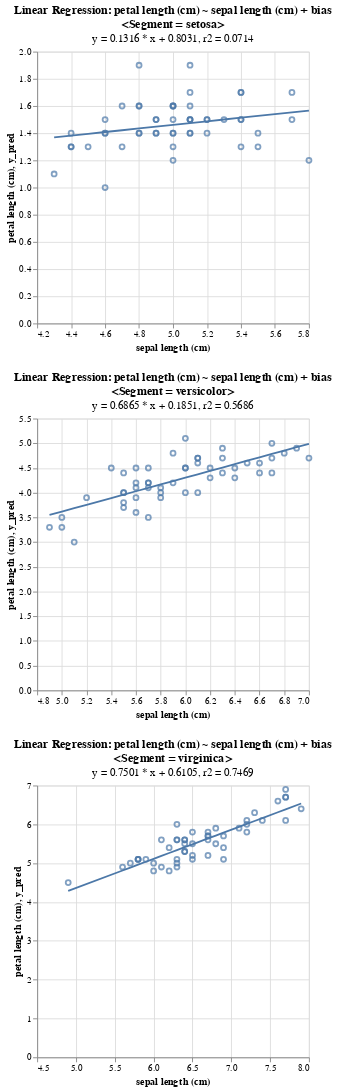

Here is the notebook cell this chart was saved with:
### Code cell
dia.plot_lin_reg(
    x = "sepal length (cm)", 
    target = "petal length (cm)", 
    add_bias=True,
    by = "species",
    # weights = "petal width (cm)" # Optional
)

### Figure 1 — Vega specification as saved in the notebook (floating-point values rounded to 4 significant figures)
{"$schema": "https://vega.github.io/schema/vega/v5.json", "data": [{"name": "source_0", "values": [{"petal length (cm)": 1.4, "sepal length (cm)": 5.1, "y_pred": 1.474}, {"petal length (cm)": 1.4, "sepal length (cm)": 4.9, "y_pred": 1.448}, {"petal length (cm)": 1.3, "sepal length (cm)": 4.7, "y_pred": 1.422}, {"petal length (cm)": 1.5, "sepal length (cm)": 4.6, "y_pred": 1.409}, {"petal length (cm)": 1.4, "sepal length (cm)": 5.0, "y_pred": 1.461}, {"petal length (cm)": 1.7, "sepal length (cm)": 5.4, "y_pred": 1.514}, {"petal length (cm)": 1.4, "sepal length (cm)": 4.6, "y_pred": 1.409}, {"petal length (cm)": 1.5, "sepal length (cm)": 5.0, "y_pred": 1.461}, {"petal length (cm)": 1.4, "sepal length (cm)": 4.4, "y_pred": 1.382}, {"petal length (cm)": 1.5, "sepal length (cm)": 4.9, "y_pred": 1.448}, {"petal length (cm)": 1.5, "sepal length (cm)": 5.4, "y_pred": 1.514}, {"petal length (cm)": 1.6, "sepal length (cm)": 4.8, "y_pred": 1.435}, {"petal length (cm)": 1.4, "sepal length (cm)": 4.8, "y_pred": 1.435}, {"petal length (cm)": 1.1, "sepal length (cm)": 4.3, "y_pred": 1.369}, {"petal length (cm)": 1.2, "sepal length (cm)": 5.8, "y_pred": 1.567}, {"petal length (cm)": 1.5, "sepal length (cm)": 5.7, "y_pred": 1.553}, {"petal length (cm)": 1.3, "sepal length (cm)": 5.4, "y_pred": 1.514}, {"petal length (cm)": 1.4, "sepal length (cm)": 5.1, "y_pred": 1.474}, {"petal length (cm)": 1.7, "sepal length (cm)": 5.7, "y_pred": 1.553}, {"petal length (cm)": 1.5, "sepal length (cm)": 5.1, "y_pred": 1.474}, {"petal length (cm)": 1.7, "sepal length (cm)": 5.4, "y_pred": 1.514}, {"petal length (cm)": 1.5, "sepal length (cm)": 5.1, "y_pred": 1.474}, {"petal length (cm)": 1.0, "sepal length (cm)": 4.6, "y_pred": 1.409}, {"petal length (cm)": 1.7, "sepal length (cm)": 5.1, "y_pred": 1.474}, {"petal length (cm)": 1.9, "sepal length (cm)": 4.8, "y_pred": 1.435}, {"petal length (cm)": 1.6, "sepal length (cm)": 5.0, "y_pred": 1.461}, {"petal length (cm)": 1.6, "sepal length (cm)": 5.0, "y_pred": 1.461}, {"petal length (cm)": 1.5, "sepal length (cm)": 5.2, "y_pred": 1.488}, {"petal length (cm)": 1.4, "sepal length (cm)": 5.2, "y_pred": 1.488}, {"petal length (cm)": 1.6, "sepal length (cm)": 4.7, "y_pred": 1.422}, {"petal length (cm)": 1.6, "sepal length (cm)": 4.8, "y_pred": 1.435}, {"petal length (cm)": 1.5, "sepal length (cm)": 5.4, "y_pred": 1.514}, {"petal length (cm)": 1.5, "sepal length (cm)": 5.2, "y_pred": 1.488}, {"petal length (cm)": 1.4, "sepal length (cm)": 5.5, "y_pred": 1.527}, {"petal length (cm)": 1.5, "sepal length (cm)": 4.9, "y_pred": 1.448}, {"petal length (cm)": 1.2, "sepal length (cm)": 5.0, "y_pred": 1.461}, {"petal length (cm)": 1.3, "sepal length (cm)": 5.5, "y_pred": 1.527}, {"petal length (cm)": 1.4, "sepal length (cm)": 4.9, "y_pred": 1.448}, {"petal length (cm)": 1.3, "sepal length (cm)": 4.4, "y_pred": 1.382}, {"petal length (cm)": 1.5, "sepal length (cm)": 5.1, "y_pred": 1.474}, {"petal length (cm)": 1.3, "sepal length (cm)": 5.0, "y_pred": 1.461}, {"petal length (cm)": 1.3, "sepal length (cm)": 4.5, "y_pred": 1.395}, {"petal length (cm)": 1.3, "sepal length (cm)": 4.4, "y_pred": 1.382}, {"petal length (cm)": 1.6, "sepal length (cm)": 5.0, "y_pred": 1.461}, {"petal length (cm)": 1.9, "sepal length (cm)": 5.1, "y_pred": 1.474}, {"petal length (cm)": 1.4, "sepal length (cm)": 4.8, "y_pred": 1.435}, {"petal length (cm)": 1.6, "sepal length (cm)": 5.1, "y_pred": 1.474}, {"petal length (cm)": 1.4, "sepal length (cm)": 4.6, "y_pred": 1.409}, {"petal length (cm)": 1.5, "sepal length (cm)": 5.3, "y_pred": 1.501}, {"petal length (cm)": 1.4, "sepal length (cm)": 5.0, "y_pred": 1.461}]}, {"name": "source_1", "values": [{"petal length (cm)": 4.7, "sepal length (cm)": 7.0, "y_pred": 4.99}, {"petal length (cm)": 4.5, "sepal length (cm)": 6.4, "y_pred": 4.579}, {"petal length (cm)": 4.9, "sepal length (cm)": 6.9, "y_pred": 4.922}, {"petal length (cm)": 4.0, "sepal length (cm)": 5.5, "y_pred": 3.961}, {"petal length (cm)": 4.6, "sepal length (cm)": 6.5, "y_pred": 4.647}, {"petal length (cm)": 4.5, "sepal length (cm)": 5.7, "y_pred": 4.098}, {"petal length (cm)": 4.7, "sepal length (cm)": 6.3, "y_pred": 4.51}, {"petal length (cm)": 3.3, "sepal length (cm)": 4.9, "y_pred": 3.549}, {"petal length (cm)": 4.6, "sepal length (cm)": 6.6, "y_pred": 4.716}, {"petal length (cm)": 3.9, "sepal length (cm)": 5.2, "y_pred": 3.755}, {"petal length (cm)": 3.5, "sepal length (cm)": 5.0, "y_pred": 3.617}, {"petal length (cm)": 4.2, "sepal length (cm)": 5.9, "y_pred": 4.235}, {"petal length (cm)": 4.0, "sepal length (cm)": 6.0, "y_pred": 4.304}, {"petal length (cm)": 4.7, "sepal length (cm)": 6.1, "y_pred": 4.373}, {"petal length (cm)": 3.6, "sepal length (cm)": 5.6, "y_pred": 4.029}, {"petal length (cm)": 4.4, "sepal length (cm)": 6.7, "y_pred": 4.784}, {"petal length (cm)": 4.5, "sepal length (cm)": 5.6, "y_pred": 4.029}, {"petal length (cm)": 4.1, "sepal length (cm)": 5.8, "y_pred": 4.167}, {"petal length (cm)": 4.5, "sepal length (cm)": 6.2, "y_pred": 4.441}, {"petal length (cm)": 3.9, "sepal length (cm)": 5.6, "y_pred": 4.029}, {"petal length (cm)": 4.8, "sepal length (cm)": 5.9, "y_pred": 4.235}, {"petal length (cm)": 4.0, "sepal length (cm)": 6.1, "y_pred": 4.373}, {"petal length (cm)": 4.9, "sepal length (cm)": 6.3, "y_pred": 4.51}, {"petal length (cm)": 4.7, "sepal length (cm)": 6.1, "y_pred": 4.373}, {"petal length (cm)": 4.3, "sepal length (cm)": 6.4, "y_pred": 4.579}, {"petal length (cm)": 4.4, "sepal length (cm)": 6.6, "y_pred": 4.716}, {"petal length (cm)": 4.8, "sepal length (cm)": 6.8, "y_pred": 4.853}, {"petal length (cm)": 5.0, "sepal length (cm)": 6.7, "y_pred": 4.784}, {"petal length (cm)": 4.5, "sepal length (cm)": 6.0, "y_pred": 4.304}, {"petal length (cm)": 3.5, "sepal length (cm)": 5.7, "y_pred": 4.098}, {"petal length (cm)": 3.8, "sepal length (cm)": 5.5, "y_pred": 3.961}, {"petal length (cm)": 3.7, "sepal length (cm)": 5.5, "y_pred": 3.961}, {"petal length (cm)": 3.9, "sepal length (cm)": 5.8, "y_pred": 4.167}, {"petal length (cm)": 5.1, "sepal length (cm)": 6.0, "y_pred": 4.304}, {"petal length (cm)": 4.5, "sepal length (cm)": 5.4, "y_pred": 3.892}, {"petal length (cm)": 4.5, "sepal length (cm)": 6.0, "y_pred": 4.304}, {"petal length (cm)": 4.7, "sepal length (cm)": 6.7, "y_pred": 4.784}, {"petal length (cm)": 4.4, "sepal length (cm)": 6.3, "y_pred": 4.51}, {"petal length (cm)": 4.1, "sepal length (cm)": 5.6, "y_pred": 4.029}, {"petal length (cm)": 4.0, "sepal length (cm)": 5.5, "y_pred": 3.961}, {"petal length (cm)": 4.4, "sepal length (cm)": 5.5, "y_pred": 3.961}, {"petal length (cm)": 4.6, "sepal length (cm)": 6.1, "y_pred": 4.373}, {"petal length (cm)": 4.0, "sepal length (cm)": 5.8, "y_pred": 4.167}, {"petal length (cm)": 3.3, "sepal length (cm)": 5.0, "y_pred": 3.617}, {"petal length (cm)": 4.2, "sepal length (cm)": 5.6, "y_pred": 4.029}, {"petal length (cm)": 4.2, "sepal length (cm)": 5.7, "y_pred": 4.098}, {"petal length (cm)": 4.2, "sepal length (cm)": 5.7, "y_pred": 4.098}, {"petal length (cm)": 4.3, "sepal length (cm)": 6.2, "y_pred": 4.441}, {"petal length (cm)": 3.0, "sepal length (cm)": 5.1, "y_pred": 3.686}, {"petal length (cm)": 4.1, "sepal length (cm)": 5.7, "y_pred": 4.098}]}, {"name": "source_2", "values": [{"petal length (cm)": 6.0, "sepal length (cm)": 6.3, "y_pred": 5.336}, {"petal length (cm)": 5.1, "sepal length (cm)": 5.8, "y_pred": 4.961}, {"petal length (cm)": 5.9, "sepal length (cm)": 7.1, "y_pred": 5.936}, {"petal length (cm)": 5.6, "sepal length (cm)": 6.3, "y_pred": 5.336}, {"petal length (cm)": 5.8, "sepal length (cm)": 6.5, "y_pred": 5.486}, {"petal length (cm)": 6.6, "sepal length (cm)": 7.6, "y_pred": 6.311}, {"petal length (cm)": 4.5, "sepal length (cm)": 4.9, "y_pred": 4.286}, {"petal length (cm)": 6.3, "sepal length (cm)": 7.3, "y_pred": 6.086}, {"petal length (cm)": 5.8, "sepal length (cm)": 6.7, "y_pred": 5.636}, {"petal length (cm)": 6.1, "sepal length (cm)": 7.2, "y_pred": 6.011}, {"petal length (cm)": 5.1, "sepal length (cm)": 6.5, "y_pred": 5.486}, {"petal length (cm)": 5.3, "sepal length (cm)": 6.4, "y_pred": 5.411}, {"petal length (cm)": 5.5, "sepal length (cm)": 6.8, "y_pred": 5.711}, {"petal length (cm)": 5.0, "sepal length (cm)": 5.7, "y_pred": 4.886}, {"petal length (cm)": 5.1, "sepal length (cm)": 5.8, "y_pred": 4.961}, {"petal length (cm)": 5.3, "sepal length (cm)": 6.4, "y_pred": 5.411}, {"petal length (cm)": 5.5, "sepal length (cm)": 6.5, "y_pred": 5.486}, {"petal length (cm)": 6.7, "sepal length (cm)": 7.7, "y_pred": 6.386}, {"petal length (cm)": 6.9, "sepal length (cm)": 7.7, "y_pred": 6.386}, {"petal length (cm)": 5.0, "sepal length (cm)": 6.0, "y_pred": 5.111}, {"petal length (cm)": 5.7, "sepal length (cm)": 6.9, "y_pred": 5.786}, {"petal length (cm)": 4.9, "sepal length (cm)": 5.6, "y_pred": 4.811}, {"petal length (cm)": 6.7, "sepal length (cm)": 7.7, "y_pred": 6.386}, {"petal length (cm)": 4.9, "sepal length (cm)": 6.3, "y_pred": 5.336}, {"petal length (cm)": 5.7, "sepal length (cm)": 6.7, "y_pred": 5.636}, {"petal length (cm)": 6.0, "sepal length (cm)": 7.2, "y_pred": 6.011}, {"petal length (cm)": 4.8, "sepal length (cm)": 6.2, "y_pred": 5.261}, {"petal length (cm)": 4.9, "sepal length (cm)": 6.1, "y_pred": 5.186}, {"petal length (cm)": 5.6, "sepal length (cm)": 6.4, "y_pred": 5.411}, {"petal length (cm)": 5.8, "sepal length (cm)": 7.2, "y_pred": 6.011}, {"petal length (cm)": 6.1, "sepal length (cm)": 7.4, "y_pred": 6.161}, {"petal length (cm)": 6.4, "sepal length (cm)": 7.9, "y_pred": 6.536}, {"petal length (cm)": 5.6, "sepal length (cm)": 6.4, "y_pred": 5.411}, {"petal length (cm)": 5.1, "sepal length (cm)": 6.3, "y_pred": 5.336}, {"petal length (cm)": 5.6, "sepal length (cm)": 6.1, "y_pred": 5.186}, {"petal length (cm)": 6.1, "sepal length (cm)": 7.7, "y_pred": 6.386}, {"petal length (cm)": 5.6, "sepal length (cm)": 6.3, "y_pred": 5.336}, {"petal length (cm)": 5.5, "sepal length (cm)": 6.4, "y_pred": 5.411}, {"petal length (cm)": 4.8, "sepal length (cm)": 6.0, "y_pred": 5.111}, {"petal length (cm)": 5.4, "sepal length (cm)": 6.9, "y_pred": 5.786}, {"petal length (cm)": 5.6, "sepal length (cm)": 6.7, "y_pred": 5.636}, {"petal length (cm)": 5.1, "sepal length (cm)": 6.9, "y_pred": 5.786}, {"petal length (cm)": 5.1, "sepal length (cm)": 5.8, "y_pred": 4.961}, {"petal length (cm)": 5.9, "sepal length (cm)": 6.8, "y_pred": 5.711}, {"petal length (cm)": 5.7, "sepal length (cm)": 6.7, "y_pred": 5.636}, {"petal length (cm)": 5.2, "sepal length (cm)": 6.7, "y_pred": 5.636}, {"petal length (cm)": 5.0, "sepal length (cm)": 6.3, "y_pred": 5.336}, {"petal length (cm)": 5.2, "sepal length (cm)": 6.5, "y_pred": 5.486}, {"petal length (cm)": 5.4, "sepal length (cm)": 6.2, "y_pred": 5.261}, {"petal length (cm)": 5.1, "sepal length (cm)": 5.9, "y_pred": 5.036}]}, {"name": "data_0", "values": [{"petal length (cm)": 1.4, "sepal length (cm)": 5.1}, {"petal length (cm)": 1.4, "sepal length (cm)": 4.9}, {"petal length (cm)": 1.3, "sepal length (cm)": 4.7}, {"petal length (cm)": 1.5, "sepal length (cm)": 4.6}, {"petal length (cm)": 1.4, "sepal length (cm)": 5.0}, {"petal length (cm)": 1.7, "sepal length (cm)": 5.4}, {"petal length (cm)": 1.4, "sepal length (cm)": 4.6}, {"petal length (cm)": 1.5, "sepal length (cm)": 5.0}, {"petal length (cm)": 1.4, "sepal length (cm)": 4.4}, {"petal length (cm)": 1.5, "sepal length (cm)": 4.9}, {"petal length (cm)": 1.5, "sepal length (cm)": 5.4}, {"petal length (cm)": 1.6, "sepal length (cm)": 4.8}, {"petal length (cm)": 1.4, "sepal length (cm)": 4.8}, {"petal length (cm)": 1.1, "sepal length (cm)": 4.3}, {"petal length (cm)": 1.2, "sepal length (cm)": 5.8}, {"petal length (cm)": 1.5, "sepal length (cm)": 5.7}, {"petal length (cm)": 1.3, "sepal length (cm)": 5.4}, {"petal length (cm)": 1.4, "sepal length (cm)": 5.1}, {"petal length (cm)": 1.7, "sepal length (cm)": 5.7}, {"petal length (cm)": 1.5, "sepal length (cm)": 5.1}, {"petal length (cm)": 1.7, "sepal length (cm)": 5.4}, {"petal length (cm)": 1.5, "sepal length (cm)": 5.1}, {"petal length (cm)": 1.0, "sepal length (cm)": 4.6}, {"petal length (cm)": 1.7, "sepal length (cm)": 5.1}, {"petal length (cm)": 1.9, "sepal length (cm)": 4.8}, {"petal length (cm)": 1.6, "sepal length (cm)": 5.0}, {"petal length (cm)": 1.6, "sepal length (cm)": 5.0}, {"petal length (cm)": 1.5, "sepal length (cm)": 5.2}, {"petal length (cm)": 1.4, "sepal length (cm)": 5.2}, {"petal length (cm)": 1.6, "sepal length (cm)": 4.7}, {"petal length (cm)": 1.6, "sepal length (cm)": 4.8}, {"petal length (cm)": 1.5, "sepal length (cm)": 5.4}, {"petal length (cm)": 1.5, "sepal length (cm)": 5.2}, {"petal length (cm)": 1.4, "sepal length (cm)": 5.5}, {"petal length (cm)": 1.5, "sepal length (cm)": 4.9}, {"petal length (cm)": 1.2, "sepal length (cm)": 5.0}, {"petal length (cm)": 1.3, "sepal length (cm)": 5.5}, {"petal length (cm)": 1.4, "sepal length (cm)": 4.9}, {"petal length (cm)": 1.3, "sepal length (cm)": 4.4}, {"petal length (cm)": 1.5, "sepal length (cm)": 5.1}, {"petal length (cm)": 1.3, "sepal length (cm)": 5.0}, {"petal length (cm)": 1.3, "sepal length (cm)": 4.5}, {"petal length (cm)": 1.3, "sepal length (cm)": 4.4}, {"petal length (cm)": 1.6, "sepal length (cm)": 5.0}, {"petal length (cm)": 1.9, "sepal length (cm)": 5.1}, {"petal length (cm)": 1.4, "sepal length (cm)": 4.8}, {"petal length (cm)": 1.6, "sepal length (cm)": 5.1}, {"petal length (cm)": 1.4, "sepal length (cm)": 4.6}, {"petal length (cm)": 1.5, "sepal length (cm)": 5.3}, {"petal length (cm)": 1.4, "sepal length (cm)": 5.0}]}, {"name": "data_1", "values": [{"petal length (cm)": 4.7, "sepal length (cm)": 7.0}, {"petal length (cm)": 4.5, "sepal length (cm)": 6.4}, {"petal length (cm)": 4.9, "sepal length (cm)": 6.9}, {"petal length (cm)": 4.0, "sepal length (cm)": 5.5}, {"petal length (cm)": 4.6, "sepal length (cm)": 6.5}, {"petal length (cm)": 4.5, "sepal length (cm)": 5.7}, {"petal length (cm)": 4.7, "sepal length (cm)": 6.3}, {"petal length (cm)": 3.3, "sepal length (cm)": 4.9}, {"petal length (cm)": 4.6, "sepal length (cm)": 6.6}, {"petal length (cm)": 3.9, "sepal length (cm)": 5.2}, {"petal length (cm)": 3.5, "sepal length (cm)": 5.0}, {"petal length (cm)": 4.2, "sepal length (cm)": 5.9}, {"petal length (cm)": 4.0, "sepal length (cm)": 6.0}, {"petal length (cm)": 4.7, "sepal length (cm)": 6.1}, {"petal length (cm)": 3.6, "sepal length (cm)": 5.6}, {"petal length (cm)": 4.4, "sepal length (cm)": 6.7}, {"petal length (cm)": 4.5, "sepal length (cm)": 5.6}, {"petal length (cm)": 4.1, "sepal length (cm)": 5.8}, {"petal length (cm)": 4.5, "sepal length (cm)": 6.2}, {"petal length (cm)": 3.9, "sepal length (cm)": 5.6}, {"petal length (cm)": 4.8, "sepal length (cm)": 5.9}, {"petal length (cm)": 4.0, "sepal length (cm)": 6.1}, {"petal length (cm)": 4.9, "sepal length (cm)": 6.3}, {"petal length (cm)": 4.7, "sepal length (cm)": 6.1}, {"petal length (cm)": 4.3, "sepal length (cm)": 6.4}, {"petal length (cm)": 4.4, "sepal length (cm)": 6.6}, {"petal length (cm)": 4.8, "sepal length (cm)": 6.8}, {"petal length (cm)": 5.0, "sepal length (cm)": 6.7}, {"petal length (cm)": 4.5, "sepal length (cm)": 6.0}, {"petal length (cm)": 3.5, "sepal length (cm)": 5.7}, {"petal length (cm)": 3.8, "sepal length (cm)": 5.5}, {"petal length (cm)": 3.7, "sepal length (cm)": 5.5}, {"petal length (cm)": 3.9, "sepal length (cm)": 5.8}, {"petal length (cm)": 5.1, "sepal length (cm)": 6.0}, {"petal length (cm)": 4.5, "sepal length (cm)": 5.4}, {"petal length (cm)": 4.5, "sepal length (cm)": 6.0}, {"petal length (cm)": 4.7, "sepal length (cm)": 6.7}, {"petal length (cm)": 4.4, "sepal length (cm)": 6.3}, {"petal length (cm)": 4.1, "sepal length (cm)": 5.6}, {"petal length (cm)": 4.0, "sepal length (cm)": 5.5}, {"petal length (cm)": 4.4, "sepal length (cm)": 5.5}, {"petal length (cm)": 4.6, "sepal length (cm)": 6.1}, {"petal length (cm)": 4.0, "sepal length (cm)": 5.8}, {"petal length (cm)": 3.3, "sepal length (cm)": 5.0}, {"petal length (cm)": 4.2, "sepal length (cm)": 5.6}, {"petal length (cm)": 4.2, "sepal length (cm)": 5.7}, {"petal length (cm)": 4.2, "sepal length (cm)": 5.7}, {"petal length (cm)": 4.3, "sepal length (cm)": 6.2}, {"petal length (cm)": 3.0, "sepal length (cm)": 5.1}, {"petal length (cm)": 4.1, "sepal length (cm)": 5.7}]}, {"name": "data_2", "values": [{"petal length (cm)": 6.0, "sepal length (cm)": 6.3}, {"petal length (cm)": 5.1, "sepal length (cm)": 5.8}, {"petal length (cm)": 5.9, "sepal length (cm)": 7.1}, {"petal length (cm)": 5.6, "sepal length (cm)": 6.3}, {"petal length (cm)": 5.8, "sepal length (cm)": 6.5}, {"petal length (cm)": 6.6, "sepal length (cm)": 7.6}, {"petal length (cm)": 4.5, "sepal length (cm)": 4.9}, {"petal length (cm)": 6.3, "sepal length (cm)": 7.3}, {"petal length (cm)": 5.8, "sepal length (cm)": 6.7}, {"petal length (cm)": 6.1, "sepal length (cm)": 7.2}, {"petal length (cm)": 5.1, "sepal length (cm)": 6.5}, {"petal length (cm)": 5.3, "sepal length (cm)": 6.4}, {"petal length (cm)": 5.5, "sepal length (cm)": 6.8}, {"petal length (cm)": 5.0, "sepal length (cm)": 5.7}, {"petal length (cm)": 5.1, "sepal length (cm)": 5.8}, {"petal length (cm)": 5.3, "sepal length (cm)": 6.4}, {"petal length (cm)": 5.5, "sepal length (cm)": 6.5}, {"petal length (cm)": 6.7, "sepal length (cm)": 7.7}, {"petal length (cm)": 6.9, "sepal length (cm)": 7.7}, {"petal length (cm)": 5.0, "sepal length (cm)": 6.0}, {"petal length (cm)": 5.7, "sepal length (cm)": 6.9}, {"petal length (cm)": 4.9, "sepal length (cm)": 5.6}, {"petal length (cm)": 6.7, "sepal length (cm)": 7.7}, {"petal length (cm)": 4.9, "sepal length (cm)": 6.3}, {"petal length (cm)": 5.7, "sepal length (cm)": 6.7}, {"petal length (cm)": 6.0, "sepal length (cm)": 7.2}, {"petal length (cm)": 4.8, "sepal length (cm)": 6.2}, {"petal length (cm)": 4.9, "sepal length (cm)": 6.1}, {"petal length (cm)": 5.6, "sepal length (cm)": 6.4}, {"petal length (cm)": 5.8, "sepal length (cm)": 7.2}, {"petal length (cm)": 6.1, "sepal length (cm)": 7.4}, {"petal length (cm)": 6.4, "sepal length (cm)": 7.9}, {"petal length (cm)": 5.6, "sepal length (cm)": 6.4}, {"petal length (cm)": 5.1, "sepal length (cm)": 6.3}, {"petal length (cm)": 5.6, "sepal length (cm)": 6.1}, {"petal length (cm)": 6.1, "sepal length (cm)": 7.7}, {"petal length (cm)": 5.6, "sepal length (cm)": 6.3}, {"petal length (cm)": 5.5, "sepal length (cm)": 6.4}, {"petal length (cm)": 4.8, "sepal length (cm)": 6.0}, {"petal length (cm)": 5.4, "sepal length (cm)": 6.9}, {"petal length (cm)": 5.6, "sepal length (cm)": 6.7}, {"petal length (cm)": 5.1, "sepal length (cm)": 6.9}, {"petal length (cm)": 5.1, "sepal length (cm)": 5.8}, {"petal length (cm)": 5.9, "sepal length (cm)": 6.8}, {"petal length (cm)": 5.7, "sepal length (cm)": 6.7}, {"petal length (cm)": 5.2, "sepal length (cm)": 6.7}, {"petal length (cm)": 5.0, "sepal length (cm)": 6.3}, {"petal length (cm)": 5.2, "sepal length (cm)": 6.5}, {"petal length (cm)": 5.4, "sepal length (cm)": 6.2}, {"petal length (cm)": 5.1, "sepal length (cm)": 5.9}]}], "signals": [{"name": "childHeight", "value": 300}], "marks": [{"type": "group", "name": "concat_0_group", "encode": {"update": {"width": {"signal": "width"}, "height": {"signal": "childHeight"}}}, "marks": [{"type": "symbol", "name": "concat_0_layer_0_marks", "from": {"data": "data_0"}, "encode": {"update": {"x": {"field": "sepal length (cm)", "scale": "concat_0_x"}, "y": {"field": "petal length (cm)", "scale": "concat_0_y"}, "opacity": {"value": 0.7}, "fill": {"value": "transparent"}, "stroke": {"value": "#4c78a8"}}}, "style": ["point"]}, {"type": "line", "name": "concat_0_layer_1_marks", "from": {"data": "source_0"}, "sort": {"field": "x"}, "encode": {"update": {"stroke": {"value": "#4c78a8"}, "x": {"field": "sepal length (cm)", "scale": "concat_0_x"}, "defined": {"signal": "isValid(datum[\"sepal length (cm)\"]) && isFinite(+datum[\"sepal length (cm)\"]) && isValid(datum[\"y_pred\"]) && isFinite(+datum[\"y_pred\"])"}, "y": {"field": "y_pred", "scale": "concat_0_y"}}}, "style": ["line"]}], "axes": [{"scale": "concat_0_x", "maxExtent": 0, "grid": true, "aria": false, "zindex": 0, "ticks": false, "gridScale": "concat_0_y", "orient": "bottom", "tickCount": {"signal": "ceil(width/40)"}, "labels": false, "minExtent": 0, "domain": false}, {"scale": "concat_0_y", "aria": false, "ticks": false, "labels": false, "grid": true, "orient": "left", "gridScale": "concat_0_x", "maxExtent": 0, "domain": false, "zindex": 0, "minExtent": 0, "tickCount": {"signal": "ceil(childHeight/40)"}}, {"scale": "concat_0_x", "tickCount": {"signal": "ceil(width/40)"}, "grid": false, "labelFlush": true, "orient": "bottom", "title": "sepal length (cm)", "zindex": 0, "labelOverlap": true}, {"scale": "concat_0_y", "tickCount": {"signal": "ceil(childHeight/40)"}, "grid": false, "title": "petal length (cm), y_pred", "orient": "left", "labelOverlap": true, "zindex": 0}], "title": {"text": ["Linear Regression: petal length (cm) ~ sepal length (cm) + bias", "<Segment = setosa>"], "align": "center", "subtitle": "y = 0.1316 * x + 0.8031, r2 = 0.0714", "frame": "group"}, "style": "cell"}, {"type": "group", "name": "concat_1_group", "encode": {"update": {"width": {"signal": "width"}, "height": {"signal": "childHeight"}}}, "marks": [{"type": "symbol", "name": "concat_1_layer_0_marks", "from": {"data": "data_1"}, "encode": {"update": {"opacity": {"value": 0.7}, "stroke": {"value": "#4c78a8"}, "x": {"field": "sepal length (cm)", "scale": "concat_1_x"}, "y": {"field": "petal length (cm)", "scale": "concat_1_y"}, "fill": {"value": "transparent"}}}, "style": ["point"]}, {"type": "line", "name": "concat_1_layer_1_marks", "from": {"data": "source_1"}, "sort": {"field": "x"}, "encode": {"update": {"defined": {"signal": "isValid(datum[\"sepal length (cm)\"]) && isFinite(+datum[\"sepal length (cm)\"]) && isValid(datum[\"y_pred\"]) && isFinite(+datum[\"y_pred\"])"}, "stroke": {"value": "#4c78a8"}, "x": {"field": "sepal length (cm)", "scale": "concat_1_x"}, "y": {"field": "y_pred", "scale": "concat_1_y"}}}, "style": ["line"]}], "axes": [{"scale": "concat_1_x", "ticks": false, "gridScale": "concat_1_y", "grid": true, "minExtent": 0, "tickCount": {"signal": "ceil(width/40)"}, "domain": false, "aria": false, "zindex": 0, "orient": "bottom", "maxExtent": 0, "labels": false}, {"scale": "concat_1_y", "orient": "left", "domain": false, "labels": false, "grid": true, "gridScale": "concat_1_x", "aria": false, "tickCount": {"signal": "ceil(childHeight/40)"}, "minExtent": 0, "zindex": 0, "ticks": false, "maxExtent": 0}, {"scale": "concat_1_x", "tickCount": {"signal": "ceil(width/40)"}, "zindex": 0, "labelOverlap": true, "title": "sepal length (cm)", "grid": false, "orient": "bottom", "labelFlush": true}, {"scale": "concat_1_y", "labelOverlap": true, "orient": "left", "zindex": 0, "grid": false, "title": "petal length (cm), y_pred", "tickCount": {"signal": "ceil(childHeight/40)"}}], "title": {"text": ["Linear Regression: petal length (cm) ~ sepal length (cm) + bias", "<Segment = versicolor>"], "align": "center", "frame": "group", "subtitle": "y = 0.6865 * x + 0.1851, r2 = 0.5686"}, "style": "cell"}, {"type": "group", "name": "concat_2_group", "encode": {"update": {"width": {"signal": "width"}, "height": {"signal": "childHeight"}}}, "marks": [{"type": "symbol", "name": "concat_2_layer_0_marks", "from": {"data": "data_2"}, "encode": {"update": {"y": {"field": "petal length (cm)", "scale": "concat_2_y"}, "stroke": {"value": "#4c78a8"}, "x": {"field": "sepal length (cm)", "scale": "concat_2_x"}, "opacity": {"value": 0.7}, "fill": {"value": "transparent"}}}, "style": ["point"]}, {"type": "line", "name": "concat_2_layer_1_marks", "from": {"data": "source_2"}, "sort": {"field": "x"}, "encode": {"update": {"stroke": {"value": "#4c78a8"}, "y": {"field": "y_pred", "scale": "concat_2_y"}, "x": {"field": "sepal length (cm)", "scale": "concat_2_x"}, "defined": {"signal": "isValid(datum[\"sepal length (cm)\"]) && isFinite(+datum[\"sepal length (cm)\"]) && isValid(datum[\"y_pred\"]) && isFinite(+datum[\"y_pred\"])"}}}, "style": ["line"]}], "axes": [{"scale": "concat_2_x", "aria": false, "grid": true, "zindex": 0, "domain": false, "gridScale": "concat_2_y", "tickCount": {"signal": "ceil(width/40)"}, "labels": false, "orient": "bottom", "maxExtent": 0, "minExtent": 0, "ticks": false}, {"scale": "concat_2_y", "minExtent": 0, "zindex": 0, "gridScale": "concat_2_x", "domain": false, "aria": false, "labels": false, "maxExtent": 0, "orient": "left", "ticks": false, "grid": true, "tickCount": {"signal": "ceil(childHeight/40)"}}, {"scale": "concat_2_x", "tickCount": {"signal": "ceil(width/40)"}, "grid": false, "zindex": 0, "orient": "bottom", "labelOverlap": true, "title": "sepal length (cm)", "labelFlush": true}, {"scale": "concat_2_y", "tickCount": {"signal": "ceil(childHeight/40)"}, "title": "petal length (cm), y_pred", "zindex": 0, "orient": "left", "labelOverlap": true, "grid": false}], "title": {"text": ["Linear Regression: petal length (cm) ~ sepal length (cm) + bias", "<Segment = virginica>"], "subtitle": "y = 0.7501 * x + 0.6105, r2 = 0.7469", "frame": "group", "align": "center"}, "style": "cell"}], "scales": [{"name": "concat_0_x", "type": "linear", "domain": {"fields": [{"data": "data_0", "field": "sepal length (cm)"}, {"data": "source_0", "field": "sepal length (cm)"}]}, "range": [0, {"signal": "width"}], "nice": true, "zero": false}, {"name": "concat_0_y", "type": "linear", "domain": {"fields": [{"data": "data_0", "field": "petal length (cm)"}, {"data": "source_0", "field": "y_pred"}]}, "range": [{"signal": "childHeight"}, 0], "zero": true, "nice": true}, {"name": "concat_1_x", "type": "linear", "domain": {"fields": [{"data": "data_1", "field": "sepal length (cm)"}, {"data": "source_1", "field": "sepal length (cm)"}]}, "range": [0, {"signal": "width"}], "nice": true, "zero": false}, {"name": "concat_1_y", "type": "linear", "domain": {"fields": [{"data": "data_1", "field": "petal length (cm)"}, {"data": "source_1", "field": "y_pred"}]}, "range": [{"signal": "childHeight"}, 0], "nice": true, "zero": true}, {"name": "concat_2_x", "type": "linear", "domain": {"fields": [{"data": "data_2", "field": "sepal length (cm)"}, {"data": "source_2", "field": "sepal length (cm)"}]}, "range": [0, {"signal": "width"}], "nice": true, "zero": false}, {"name": "concat_2_y", "type": "linear", "domain": {"fields": [{"data": "data_2", "field": "petal length (cm)"}, {"data": "source_2", "field": "y_pred"}]}, "range": [{"signal": "childHeight"}, 0], "nice": true, "zero": true}], "padding": 5, "background": "white", "layout": {"padding": 20, "columns": 1, "bounds": "full", "align": "each"}, "config": {"autosize": "pad"}, "width": 300}
